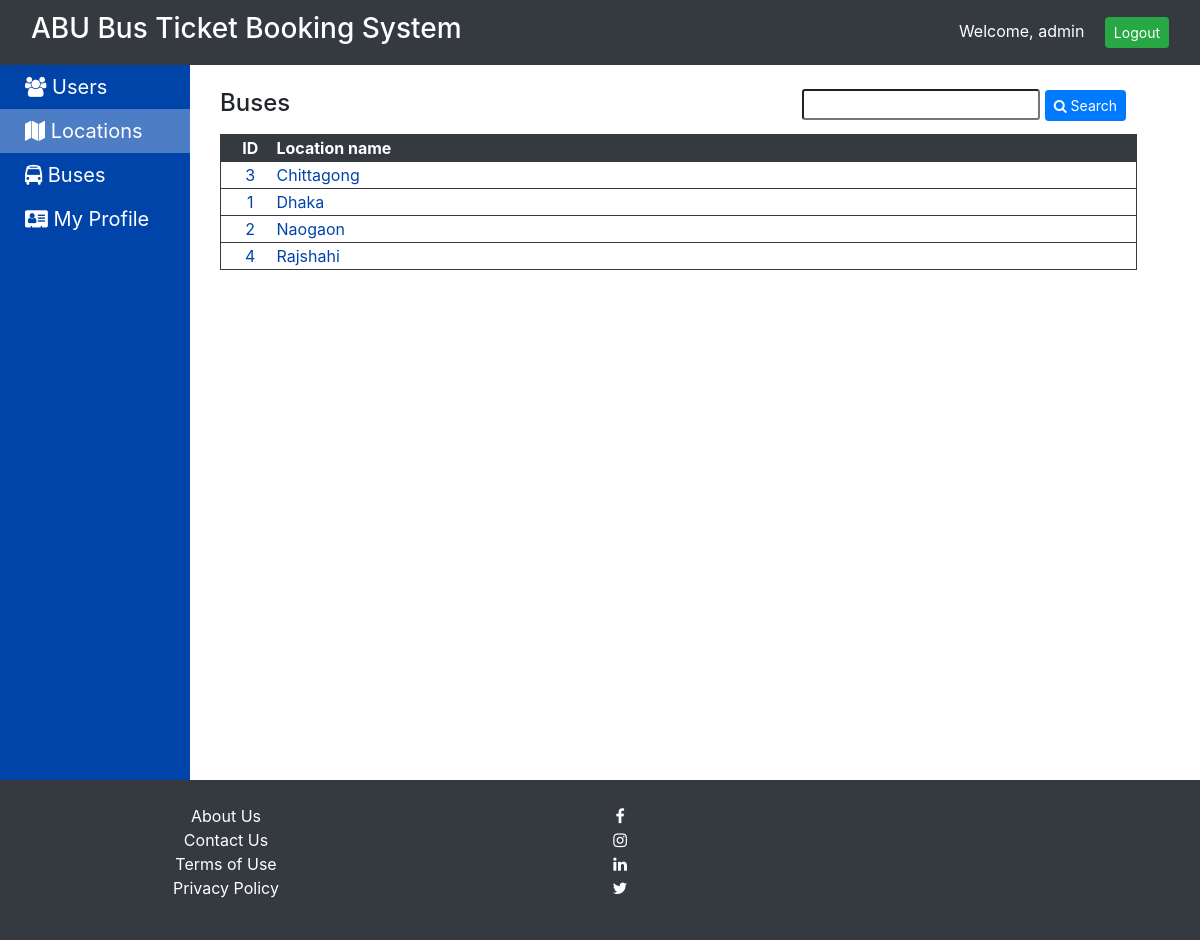
/locations.php (signed in), run on an earlier commit of the app's database.
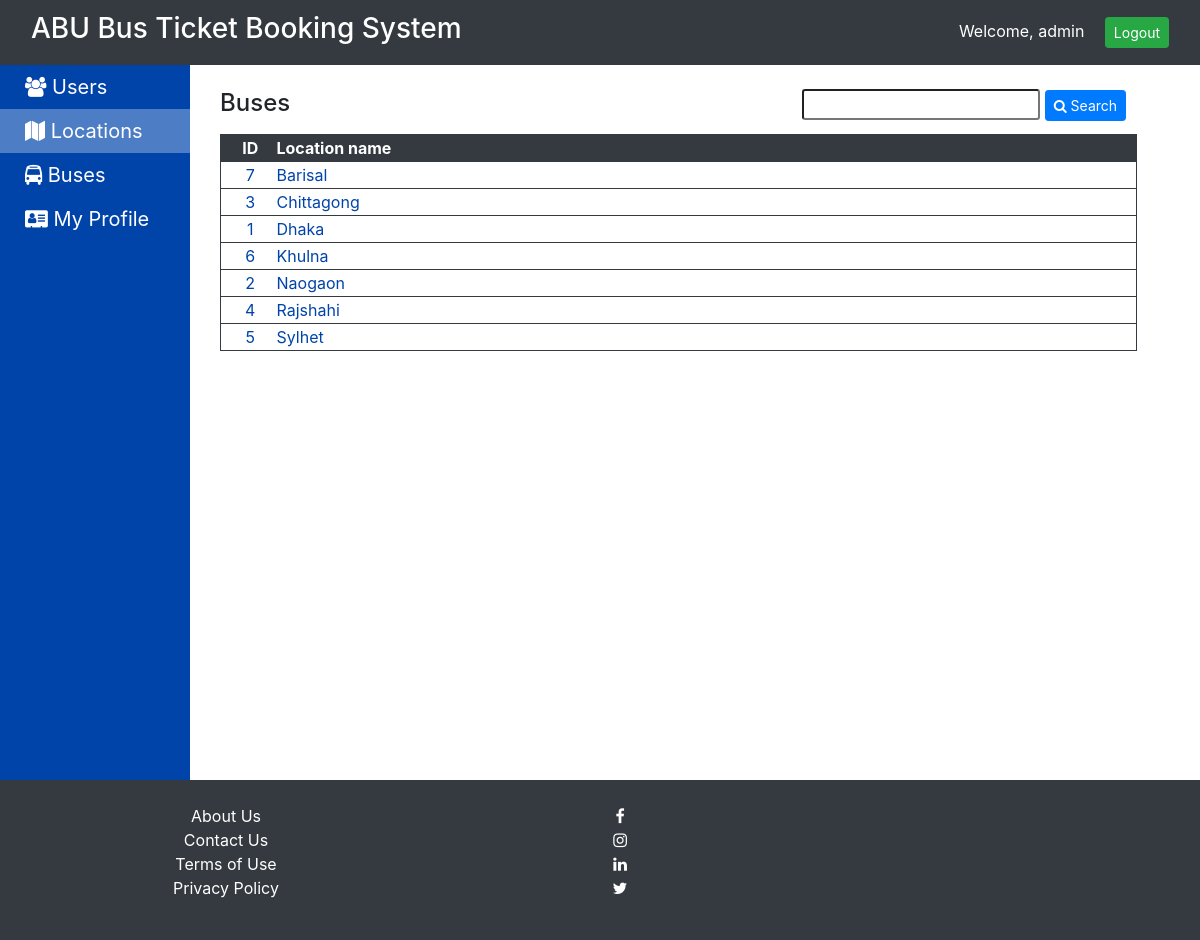
And on a later commit of the database.
### tables this page shows
CREATE TABLE `locations` (
  `id` int(5) NOT NULL AUTO_INCREMENT,
  `name` varchar(25) NOT NULL,
  PRIMARY KEY (`id`)
);

### locations.php (the view, shortened to what this page needs)
<?php
include 'inc/basic_template.php';
?>
<div class="row mb-2">
    <h4 class="col-md-3">Buses</h4>
    <div class="col-md-8 text-right ml-4">
    <form method="post" action="">
    	<input type="text" name="loc" class="form-control-sm" value="<?php echo (isset($_POST['loc'])) ? $_POST['loc'] : ""; ?>">
        <button type="submit" class="btn btn-sm btn-primary"><i class="fa fa-search"></i> Search</button>
    </form>
    </div>
</div>
<table width="95%" class="table-con">
<tr class="head">
    <th width="40px">ID</th>
    <th class="text-left pl-3">Location name</th>
</tr>
<?php
$conn = initDB();
$sql = "select * from locations";
$sql .= " order by name";
$res = $conn->query($sql);
if ($res->num_rows == 0) {
    echo '
    <tr class="row">
        <td colspan="2" class="text-center">No Locations</td>
    </tr>';
}
else {
    while ($row = $res->fetch_assoc()) {
        echo '
        <tr class="content">
            <td>' . $row["id"] . '</td>
            <td class="text-left pl-3">' . $row["name"] . '</td>';
    }
}
?>
</table>
</div>

What changed in the data, as far as the page shows it:
added locations: id "7", name "Barisal"
added locations: id "6", name "Khulna"
added locations: id "5", name "Sylhet"
